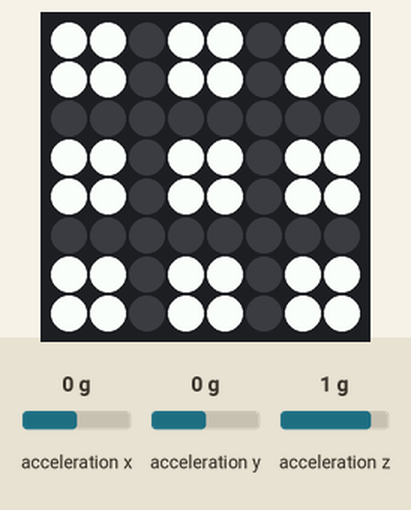
Simulated run of this program. Board: Raspberry Pi (BCM pin numbers) with a Sense HAT. On the bench: the Sense HAT's 8×8 RGB LED matrix. Inputs (shaded band) come from the test bench; at power-on: acceleration x 0 g, acceleration y 0 g, acceleration z 1 g. Random numbers come from a fixed seed.

Above: at 1.2 s.
1.3 s: acceleration x set to -1.4 g
At 1.42 s:
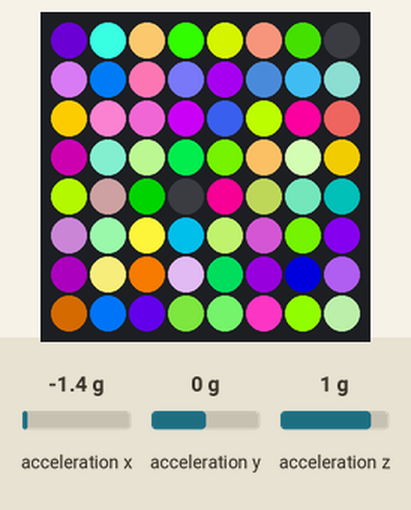
3.1 s: acceleration x set to -0.8 g
At 4.3 s:
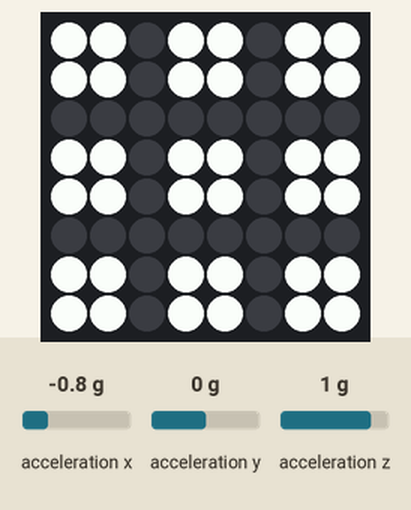
4.6 s: acceleration y set to -1.4 g
At 4.74 s:
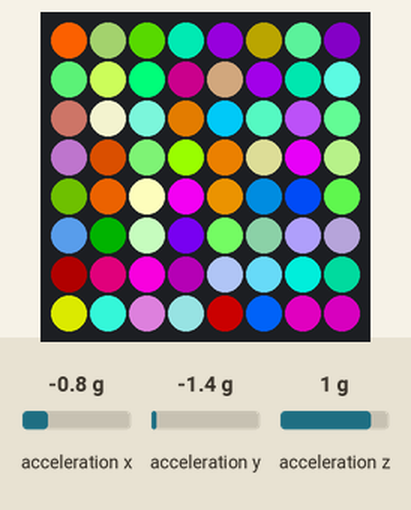
6.1 s: acceleration y set to -0.8 g
At 7.2 s:
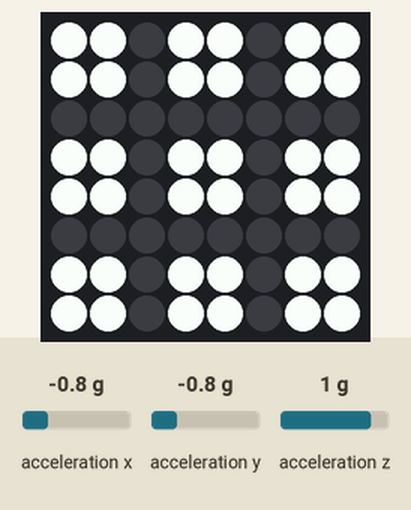
7.6 s: acceleration z set to -1.4 g
At 9.02 s:
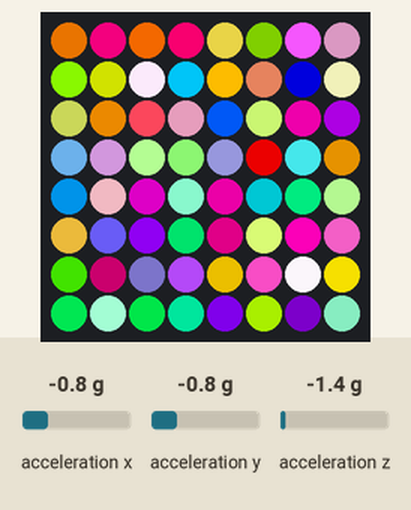
9.1 s: acceleration z set to -0.8 g
At 9.9 s:
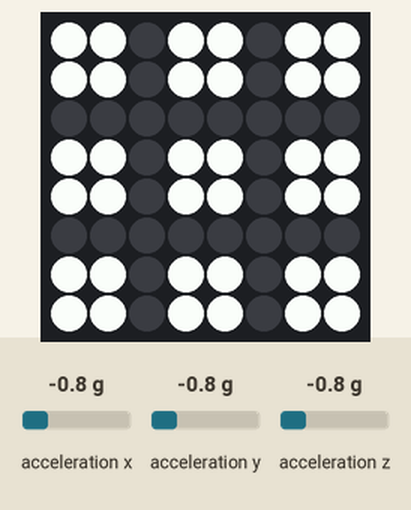
Timing chart, 0 to 11.6 s (numbered marks = the images above; inputs shaded):
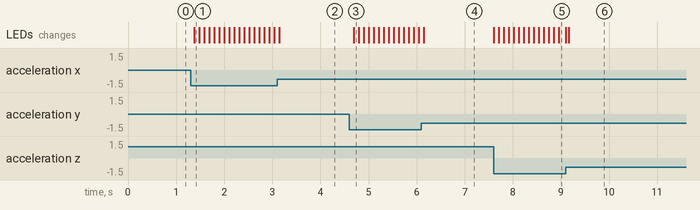

The program:

tictactoe_sense.py
```python
from sense_hat import SenseHat
from random import randint
from time import sleep

sense = SenseHat()
e = (255, 255, 255)
l = (0, 0, 0)

board = [
        e, e, l, e, e, l, e, e,
        e, e, l, e, e, l, e, e,
        l, l, l, l, l, l, l, l,
        e, e, l, e, e, l, e, e,
        e, e, l, e, e, l, e, e,
        l, l, l, l, l, l, l, l,
        e, e, l, e, e, l, e, e,
        e, e, l, e, e, l, e, e,
        ]

def r_rgb():
    return (randint(0,255), randint(0,255), randint(0,255))

def random_pixels():
    pixels = [
            r_rgb(), r_rgb(), r_rgb(), r_rgb(), r_rgb(), r_rgb(), r_rgb(), r_rgb(),
            r_rgb(), r_rgb(), r_rgb(), r_rgb(), r_rgb(), r_rgb(), r_rgb(), r_rgb(),
            r_rgb(), r_rgb(), r_rgb(), r_rgb(), r_rgb(), r_rgb(), r_rgb(), r_rgb(),
            r_rgb(), r_rgb(), r_rgb(), r_rgb(), r_rgb(), r_rgb(), r_rgb(), r_rgb(),
            r_rgb(), r_rgb(), r_rgb(), r_rgb(), r_rgb(), r_rgb(), r_rgb(), r_rgb(),
            r_rgb(), r_rgb(), r_rgb(), r_rgb(), r_rgb(), r_rgb(), r_rgb(), r_rgb(),
            r_rgb(), r_rgb(), r_rgb(), r_rgb(), r_rgb(), r_rgb(), r_rgb(), r_rgb(),
            r_rgb(), r_rgb(), r_rgb(), r_rgb(), r_rgb(), r_rgb(), r_rgb(), r_rgb()
            ]
    return pixels

while True:
    acceleration = sense.get_accelerometer_raw()
    x_raw = acceleration['x']
    y_raw = acceleration['y']
    z_raw = acceleration['z']
    x_round = round(x_raw)
    y_round = round(y_raw)
    z_round = round(z_raw)
    x_abs = abs(x_raw)
    y_abs = abs(y_raw)
    z_abs = abs(z_raw)

    if x_abs > 1 or y_abs > 1 or z_abs > 1:
        sense.set_pixels(random_pixels())
    else:
        sense.set_pixels(board)

    sleep(.1)
```

Measured:
- after the input at 1.3 s, the LEDs: change after 0.07 s (image 1)
- after the input at 4.6 s, the LEDs: change after 0.10 s (image 3)
- after the input at 7.6 s, the LEDs: first change at once (image 5 shows a later state)
